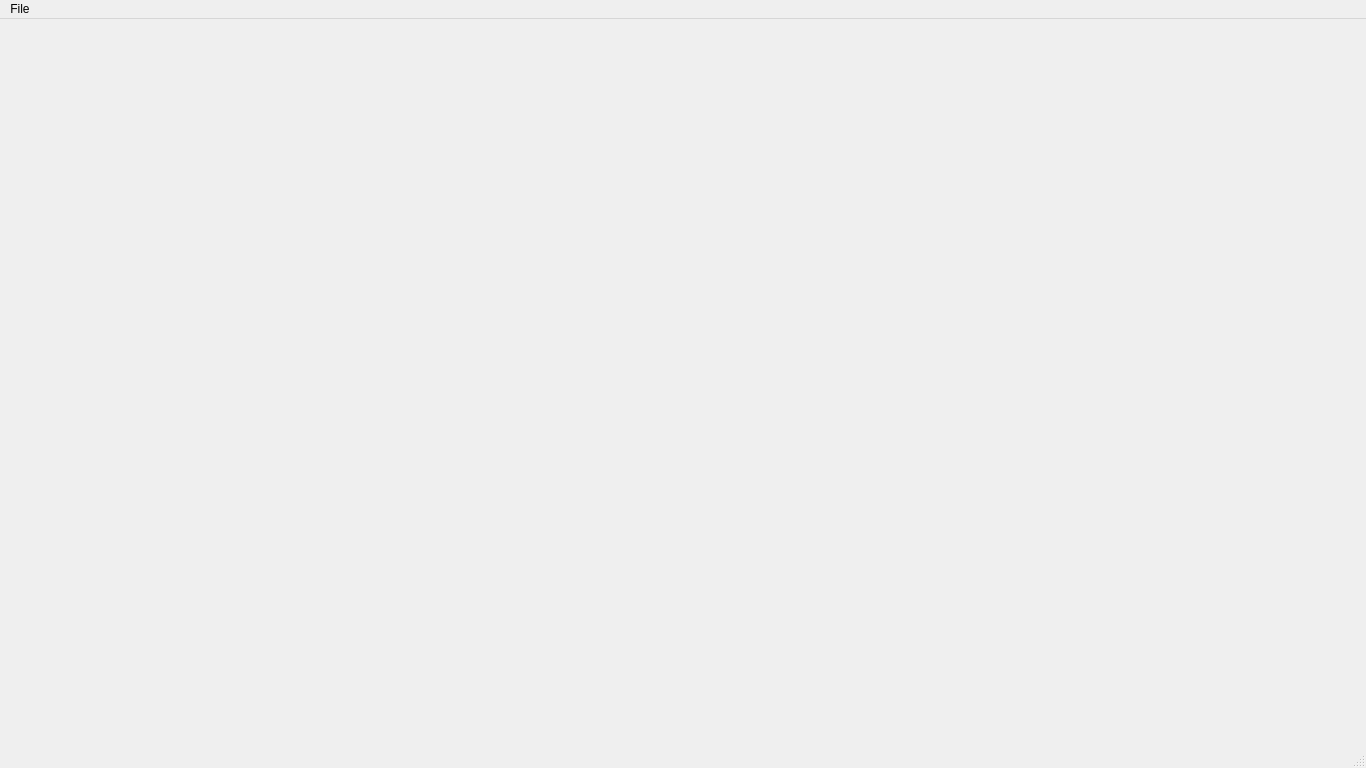
<?xml version="1.0" encoding="UTF-8"?>
<ui version="4.0">
 <class>MainWindow2</class>
 <widget class="QMainWindow" name="MainWindow2">
  <property name="geometry">
   <rect>
    <x>0</x>
    <y>0</y>
    <width>1366</width>
    <height>768</height>
   </rect>
  </property>
  <property name="minimumSize">
   <size>
    <width>1366</width>
    <height>768</height>
   </size>
  </property>
  <property name="maximumSize">
   <size>
    <width>1366</width>
    <height>768</height>
   </size>
  </property>
  <property name="windowTitle">
   <string>MainWindow</string>
  </property>
  <widget class="QWidget" name="centralwidget">
   <widget class="QLabel" name="label">
    <property name="geometry">
     <rect>
      <x>0</x>
      <y>0</y>
      <width>50</width>
      <height>50</height>
     </rect>
    </property>
    <property name="text">
     <string/>
    </property>
    <property name="pixmap">
     <pixmap>bot.png</pixmap>
    </property>
    <property name="textInteractionFlags">
     <set>Qt::NoTextInteraction</set>
    </property>
   </widget>
  </widget>
  <widget class="QMenuBar" name="menubar">
   <property name="geometry">
    <rect>
     <x>0</x>
     <y>0</y>
     <width>1366</width>
     <height>17</height>
    </rect>
   </property>
   <widget class="QMenu" name="menuFile">
    <property name="title">
     <string>File</string>
    </property>
    <addaction name="actionSave"/>
    <addaction name="actionQuit"/>
   </widget>
   <addaction name="menuFile"/>
  </widget>
  <widget class="QStatusBar" name="statusbar"/>
  <action name="actionSave">
   <property name="text">
    <string>Save</string>
   </property>
  </action>
  <action name="actionQuit">
   <property name="text">
    <string>Quit</string>
   </property>
  </action>
 </widget>
 <resources/>
 <connections/>
</ui>
